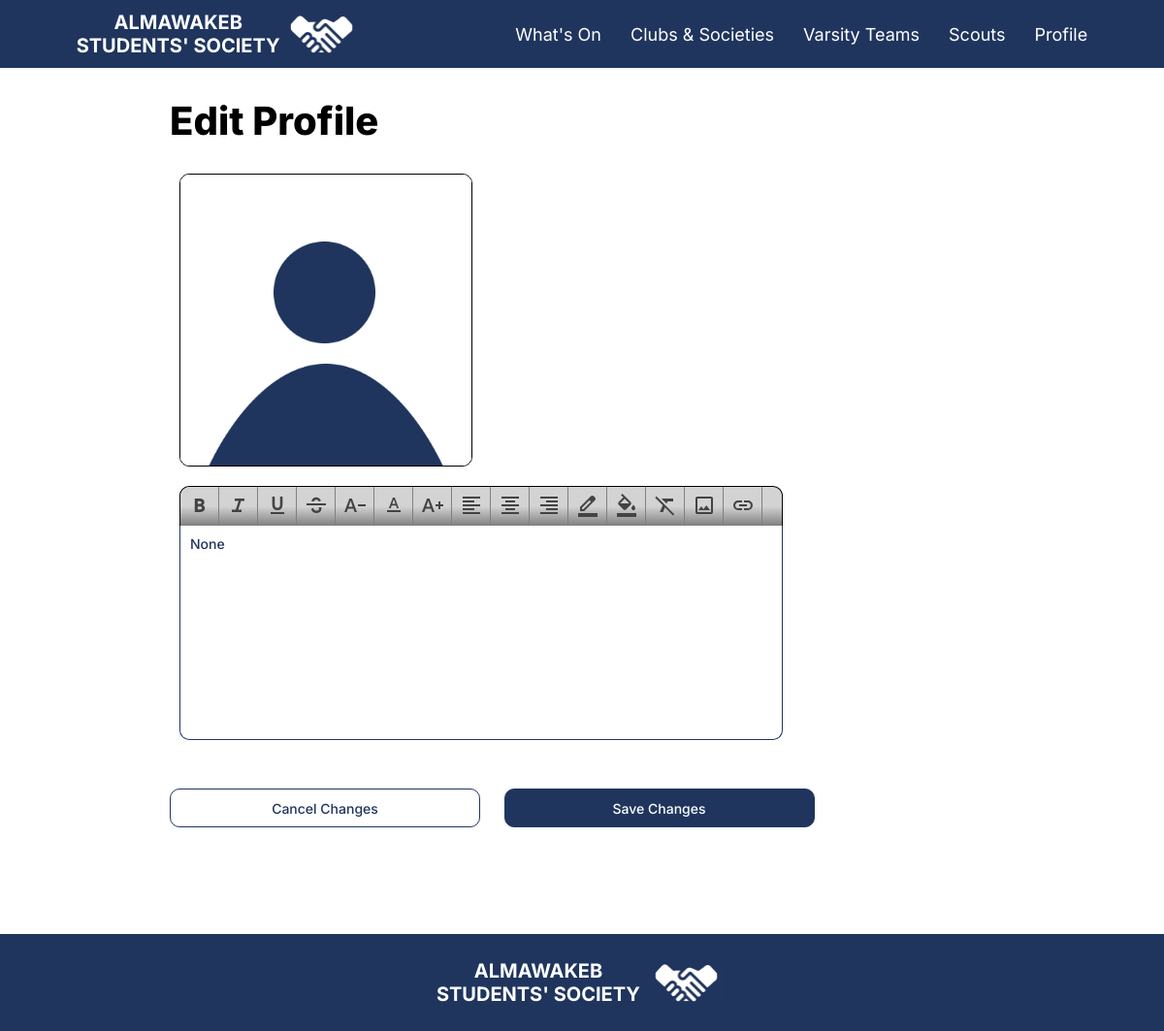
The app's page /profile/Edit/ (signed in) with its own data.
### mainapp/models.py (models this page shows, shortened)
class User(AbstractBaseUser, PermissionsMixin):
    name = models.CharField(max_length=255)
    email = models.EmailField(verbose_name="email", max_length=60, unique=True)
    is_admin = models.BooleanField(default=False)
    is_staff = models.BooleanField(default=False)
    is_active = models.BooleanField(default=True)
    associated_student = models.ForeignKey("Student",null=True, blank=True, on_delete=models.CASCADE)
    associated_faculty = models.ForeignKey("Faculty",null=True, blank=True, on_delete=models.CASCADE)
    associated_clubs = models.ManyToManyField("Club", blank=True,related_name="associated_clubs")
    associated_varsities = models.ManyToManyField("Varsity", blank=True,related_name="associated_varsity")
    objects = UserManager()
    USERNAME_FIELD = 'email'
    REQUIRED_FIELDS = ['name']

class Student(models.Model):
    student_db_id = models.CharField(max_length=20, primary_key=True,help_text="Student ID")
    YEAR_CHOICES = [
        ('FR', 'Freshman'),
        ('SO', 'Sophomore'),
        ('JR', 'Junior'),
        ('SR', 'Senior'),
    ]
    SECTION_CHOICES = [
        ('A', 'A'),
        ('B', 'B'),
        ('C', 'C'),
        ('D', 'D'),
        ('E', 'E'),
        ('F', 'F'),
        ('G', 'G'),
        ('H', 'H'),
        ('I', 'I'),
        ('J', 'J'),
    ]
    year_level = models.IntegerField(blank=True, null=True)
    section = models.CharField(max_length=1, choices=SECTION_CHOICES)
    profile_picture = models.ImageField(upload_to='profiles/', null=True, blank=True, default='default-pfp.png')
    about = models.TextField(blank=True,null=True)
    year_level_title = models.CharField(max_length=10, blank=True)
    gender = models.CharField(max_length=10,choices=[('male', 'Male'), ('female','Female')], default='male')

### mainapp/views.py (the view, shortened to what this page needs)
# urls.py: path("profile/Edit/", views.editProfile, name="edit_user_profile"),
def editProfile(request:WSGIRequest):
    if request.method == "GET":
        return render(request, "edit_profile.html", {'userType': 'student' if request.user.associated_student is not None else 'faculty', 'user': request.user})

### templates/edit_profile.html (shortened to what this page needs)
{% extends 'Base.html' %}
{% load static %}
{% load custom_tags %}
{% block content %}
<div>
    <p class="pageTitle">Edit Profile</p>
</div>
<form method="post" class="detailsSide reverse" style="align-items: start;" enctype="multipart/form-data">
    <div style="display: flex; flex-direction: column;">
        {% if userType == "student" %}
        <img class="eventCover" id="coverPreview" style="border: black 1px solid; border-radius: 10px; cursor: pointer; margin-left: 10px; margin-bottom: 20px;" src="{{user.associated_student.profile_picture.url}}" onclick="document.getElementsByName('coverPhoto')[0].click();">
        <div>
            <div class="textfieldtoolbar">
                <button class="toolbarBtn" style="border-top-left-radius: 10px;" type="button" onclick="execCommand('bold'); document.getElementById('maineditor').focus();"><img src="{% static '../media/images/bold.svg' %}" alt="B"></button>
                <button class="toolbarBtn" type="button" onclick="execCommand('italic'); document.getElementById('maineditor').focus();"><img src="{% static '../media/images/italic.svg' %}" alt="I"></button>
                <button class="toolbarBtn" type="button" onclick="execCommand('underline'); document.getElementById('maineditor').focus();"><img src="{% static '../media/images/underline.svg' %}" alt="U"></button>
                <button class="toolbarBtn toolbarBtnControl" type="button" onclick="execCommand('strikethrough'); document.getElementById('maineditor').focus();"><img src="{% static '../media/images/strikethrough.svg' %}" alt="S"></button>
                <button class="toolbarBtn toolbarBtnControl" type="button" onclick="execCommand('fontSize', true, 1); document.getElementById('maineditor').focus();"><img src="{% static '../media/images/decrease_font_size.svg' %}" alt="-"></button>
                <button class="toolbarBtn toolbarBtnControl" type="button" onclick="execCommand('fontSize', false, 2); document.getElementById('maineditor').focus();"><img src="{% static '../media/images/normal_font_size.svg' %}" alt="="></button>
                <button class="toolbarBtn toolbarBtnControl" type="button" onclick="execCommand('fontSize', true, 4); document.getElementById('maineditor').focus();"><img src="{% static '../media/images/increase_font_size.svg' %}" alt="+"></button>
                <button class="toolbarBtn toolbarBtnControl" type="button" onclick="execCommand('justifyLeft'); document.getElementById('maineditor').focus();"><img src="{% static '../media/images/justify_left.svg' %}" alt="L"></button>
                <button class="toolbarBtn toolbarBtnControl" type="button" onclick="execCommand('justifyCenter'); document.getElementById('maineditor').focus();"><img src="{% static '../media/images/justify_center.svg' %}" alt="C"></button>
                <button class="toolbarBtn toolbarBtnControl" type="button" onclick="execCommand('justifyRight'); document.getElementById('maineditor').focus();"><img src="{% static '../media/images/justify_right.svg' %}" alt="R"></button>
                <button class="toolbarBtn" type="button" onclick="document.getElementById('fontcolor').click(); document.getElementById('maineditor').focus(); "><img src="{% static '../media/images/text_color.svg' %}" alt="A"></button>
                <button class="toolbarBtn" type="button" onclick="document.getElementById('backcolor').click(); document.getElementById('maineditor').focus(); "><img src="{% static '../media/images/highlight.svg' %}" alt="H"></button>
                <button class="toolbarBtn" type="button" onclick="execCommand('removeFormat'); document.getElementById('maineditor').focus();"><img src="{% static '../media/images/clear_format.svg' %}" alt="T"></button>
                <button class="toolbarBtn" type="button" onclick="this.children[0].click();"><img src="{% static '../media/images/image.svg' %}" alt="T"></button>
                <button class="toolbarBtn" type="button" onclick="createLink()"><img src="{% static '../media/images/link.svg' %}" alt="R"></button>
            </div>
            <div class="textfield bottom large" required placeholder="Content" contentEditable="true" id="maineditor" style=" padding-top: 10px; margin-top: 0px;">{{user.associated_student.about|safe}}</div>
        </div>
        {% elif userType == "faculty" %}
        <img class="eventCover" id="coverPreview" style="border: black 1px solid; border-radius: 10px; cursor: pointer;" src="{{user.associated_faculty.profile_picture.url}}" onclick="document.getElementsByName('coverPhoto')[0].click();">
        {% endif %}
        <div class="linkcontrol" style=" margin-left: -10px; margin-top: 30px;">
        <button class="btn" onclick="navigation.back()" type="reset">Cancel Changes</button>
        <input type="submit" class="btn primary" value="Save Changes" onclick="var element = this; setTimeout(function() {element.disabled = true; element.style.backgroundColor = '#aaaaaa'; }, 250); setTimeout(function(){element.disabled = false; element.style.backgroundColor = '#1F355E';}, 10000);">
        </div>
    </div>
</form>
{% endblock %}

### static/CSS/base.css (style rules this page uses)
.pageTitle { color: black; font-size: 40px; font-family: Inter; font-weight: 800; margin-top: 0px; margin-bottom: 30px; }
.eventCover { width: 300px; height: 300px }
.btn { border: 1px solid #1F355E; width: 320px; height: 40px; border-radius: 10px; background-color: white; margin: 10px; color: #1F355E; font-family: 'Inter'; font-size: 14px; font-weight: 500; cursor: pointer; transition-duration: 0.2s; }
.btn.primary { background-color: #1F355E; color: white; }
.textfield { border: 1px solid #1F355E; width: 306px; height: 36px; border-radius: 10px; background-color: white; margin: 10px; color: #1F355E; font-family: 'Inter'; font-size: 14px; font-weight: 500; padding-left: 10px; padding-right: 10px; }
.textfield.bottom { border-top-left-radius: 0px; border-top-right-radius: 0px; border-top: none; }
.textfield.large { width: 600px; height: 200px; }
#maineditor { overflow-y: auto; padding-bottom: 10px; }
.textfieldtoolbar { height: 40px; width: 620px; background: linear-gradient(180deg, lightgray, lightgray, gray); margin-left: 10px; border-top-left-radius: 10px; border-top-right-radius: 10px; border-top: 1px solid black; border-left: 1px solid black; border-right: 1px solid black; display: flex; flex-direction: row; }
.toolbarBtn { background: linear-gradient(180deg, lightgray, lightgray, gray); width: 40px; height: 40px; border: none; border-right: 1px solid gray; cursor: pointer; }
img { object-fit: contain; }
div { font-family: 'Inter'; }
.detailsSide { display: flex; justify-content: space-between; flex-direction: row; gap: 100px }

### records on screen
User: associated_student.profile_picture (placeholder picture), associated_student.about "None"
